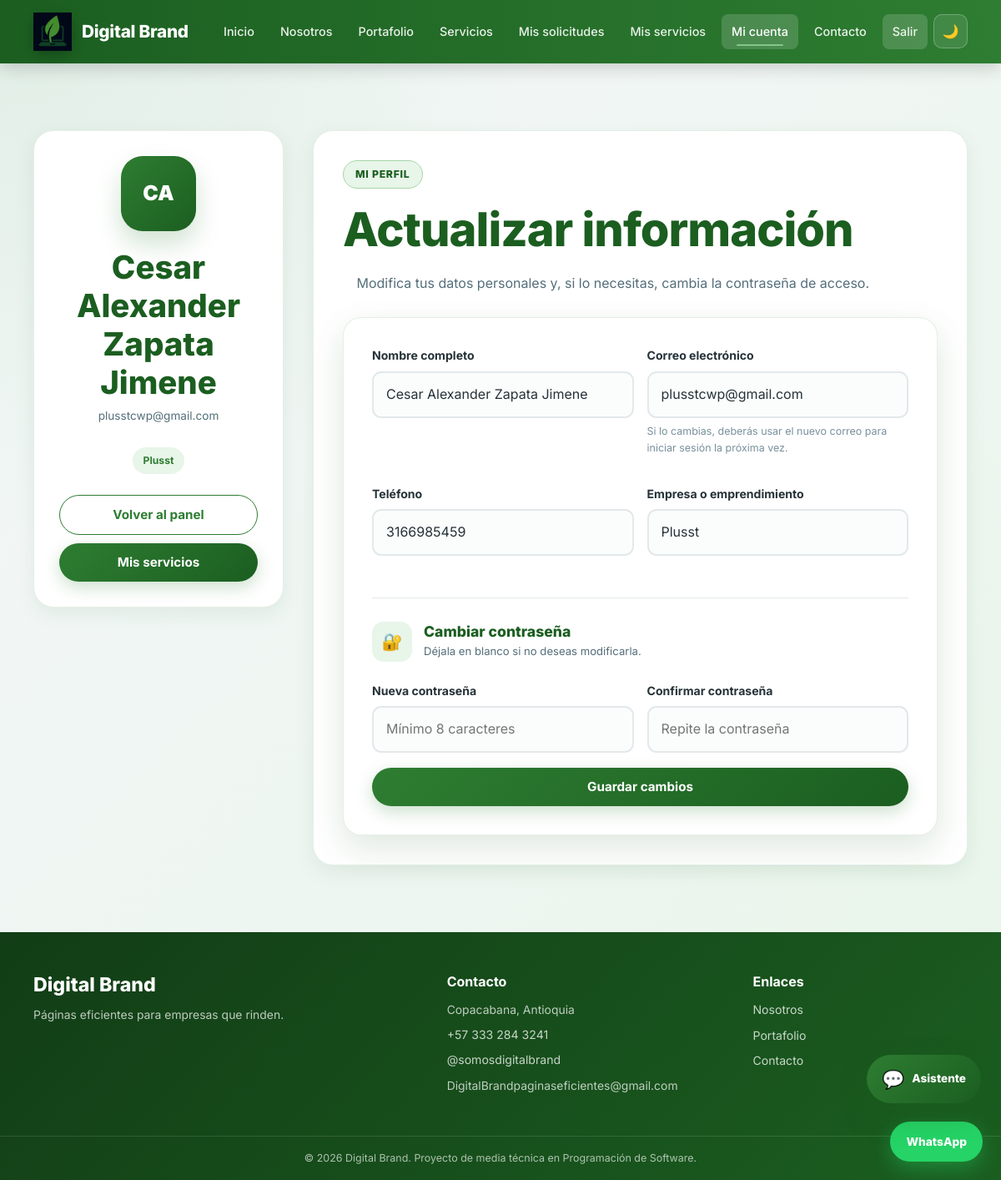
The app's page /perfil.php (signed in) with its own data.
### tables this page shows
CREATE TABLE `usuarios` (
  `id_usuario` int(10) UNSIGNED NOT NULL,
  `nombre` varchar(100) NOT NULL,
  `correo` varchar(150) NOT NULL,
  `contrasena` varchar(255) NOT NULL,
  `telefono` varchar(20) DEFAULT NULL,
  `empresa` varchar(120) DEFAULT NULL,
  `rol` enum('cliente','administrador') NOT NULL DEFAULT 'cliente',
  `estado` enum('activo','inactivo') NOT NULL DEFAULT 'activo',
  `fecha_registro` timestamp NOT NULL DEFAULT current_timestamp(),
  `fecha_actualizacion` timestamp NOT NULL DEFAULT current_timestamp() ON UPDATE current_timestamp()
);

### includes/funciones.php (called while the page is built, shortened)
<?php
function escapar($dato)
{
    return htmlspecialchars($dato, ENT_QUOTES, 'UTF-8');
}
function obtenerIniciales($nombre)
{
    $palabras = explode(' ', trim($nombre));
    $iniciales = '';
    foreach ($palabras as $palabra) {
        if ($palabra !== '') {
            $iniciales .= strtoupper(substr($palabra, 0, 1));
        }
        if (strlen($iniciales) === 2) {
            break;
        }
    }
    return $iniciales;
}

### perfil.php (the view, shortened to what this page needs)
<?php
$conexion = Database::conectar();
$idUsuario = (int) $_SESSION['id_usuario'];
$consulta = $conexion->prepare("
    SELECT
        id_usuario,
        nombre,
        correo,
        telefono,
        empresa
    FROM usuarios
    WHERE id_usuario = ?
    LIMIT 1
");
$consulta->execute([
    $idUsuario
]);
$usuario = $consulta->fetch();
require_once __DIR__ . '/../includes/header.php';
?>
<section class="seccion">
    <div class="contenedor">
        <div class="perfil-grid">
            <aside class="perfil-resumen">
                <div class="perfil-avatar">
                    <?php echo escapar(
                        obtenerIniciales(
                            $usuario['nombre']
                        )
                    ); ?>
                </div>
                <h2>
                    <?php echo escapar(
                        $usuario['nombre']
                    ); ?>
                </h2>
                <p>
                    <?php echo escapar(
                        $usuario['correo']
                    ); ?>
                </p>
                <?php if (
                    !empty($usuario['empresa'])
                ): ?>
                    <span class="perfil-empresa">
                        <?php echo escapar(
                            $usuario['empresa']
                        ); ?>
                    </span>
                <?php endif; ?>
                <div class="perfil-resumen-enlaces">
                    <a
                        href="<?php echo APP_URL; ?>/usuario/index.php"
                        class="boton boton-secundario boton-ancho"
                    >
                        Volver al panel
                    </a>
                    <a
                        href="<?php echo APP_URL; ?>/usuario/servicios_contratados.php"
                        class="boton boton-ancho"
                    >
                        Mis servicios
                    </a>
                </div>
            </aside>
            <section class="perfil-formulario-contenedor">
                <div class="encabezado-seccion encabezado-perfil">
                    <span class="etiqueta-superior">
                        Mi perfil
                    </span>
                    <h1>
                        Actualizar información
                    </h1>
                    <p>
                        Modifica tus datos personales y, si lo necesitas,
                        cambia la contraseña de acceso.
                    </p>
                </div>
                <form
                    class="formulario"
                    id="form-perfil"
                    novalidate
                >
                    <div class="formulario-grid-dos">
                        <div class="grupo-campo">
                            <label for="nombre">
                                Nombre completo
                            </label>
                            <input
                                type="text"
                                id="nombre"
                                name="nombre"
                                minlength="3"
                                maxlength="100"
                                autocomplete="name"
                                value="<?php echo escapar(
                                    $usuario['nombre']
                                ); ?>"
                                required
                            >
                        </div>
                        <div class="grupo-campo">
                            <label for="correo">
                                Correo electrónico
                            </label>
                            <input
                                type="email"
                                id="correo"
                                name="correo"
                                maxlength="150"
                                autocomplete="email"
                                value="<?php echo escapar(
                                    $usuario['correo']
                                ); ?>"
                                required
                            >
                            <small class="ayuda-campo">
                                Si lo cambias, deberás usar el nuevo correo
                                para iniciar sesión la próxima vez.
                            </small>
                        </div>
                        <div class="grupo-campo">
                            <label for="telefono">
                                Teléfono
                            </label>
                            <input
                                type="tel"
                                id="telefono"
                                name="telefono"
                                maxlength="20"
                                autocomplete="tel"
                                placeholder="Ejemplo: 3001234567"
                                value="<?php echo escapar(
                                    $usuario['telefono'] ?? ''
                                ); ?>"
                            >
                        </div>
                        <div class="grupo-campo">
                            <label for="empresa">
                                Empresa o emprendimiento
                            </label>
                            <input
                                type="text"
                                id="empresa"
                                name="empresa"
                                maxlength="120"
                                autocomplete="organization"
                                placeholder="Opcional"
                                value="<?php echo escapar(
                                    $usuario['empresa'] ?? ''
                                ); ?>"
                            >
                        </div>
                    </div>
                    <div class="perfil-separador">
                        <div>
                            <span class="perfil-separador-icono">
                                🔐
                            </span>
                            <div>
                                <h2>
                                    Cambiar contraseña
                                </h2>
                                <p>
                                    Déjala en blanco si no deseas modificarla.
                                </p>
                            </div>
                        </div>
                    </div>
                    <div class="formulario-grid-dos">
                        <div class="grupo-campo">
                            <label for="password">
                                Nueva contraseña
                            </label>
                            <input
                                type="password"
                                id="password"
                                name="password"
                                minlength="8"
                                maxlength="72"
                                autocomplete="new-password"
                                placeholder="Mínimo 8 caracteres"
                            >
                        </div>
                        <div class="grupo-campo">
                            <label for="password2">
                                Confirmar contraseña
                            </label>
                            <input
                                type="password"
                                id="password2"
                                name="password2"
                                minlength="8"
                                maxlength="72"
                                autocomplete="new-password"
                                placeholder="Repite la contraseña"
                            >
                        </div>
                    </div>
                    <button
                        type="submit"
                        class="boton boton-ancho"
                        id="btn-perfil"
                    >
                        Guardar cambios
                    </button>
                </form>
            </section>
        </div>
    </div>
</section>
<?php
require_once __DIR__ . '/../includes/footer.php';
?>

### records on screen
usuarios: nombre "CA", nombre "Cesar Alexander Zapata Jimene", correo "plusstcwp@gmail.com", empresa "Plusst", telefono "3166985459"
